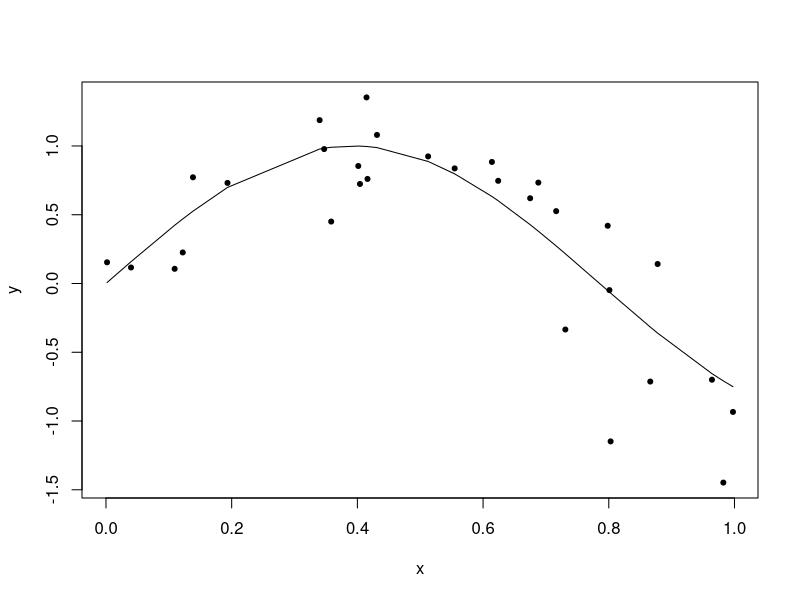
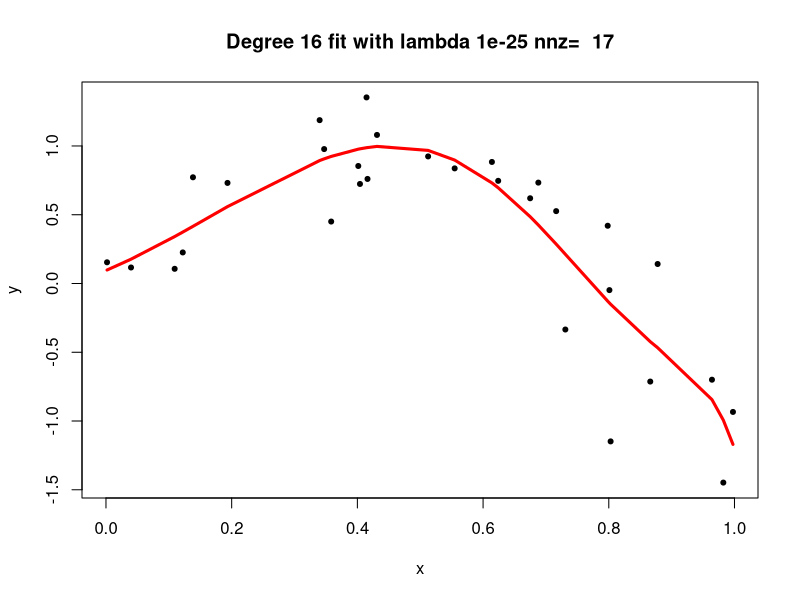
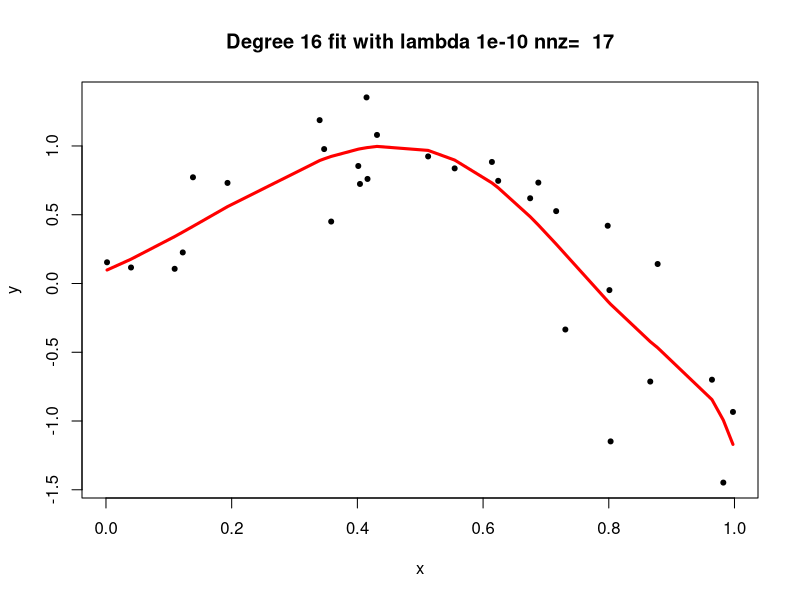
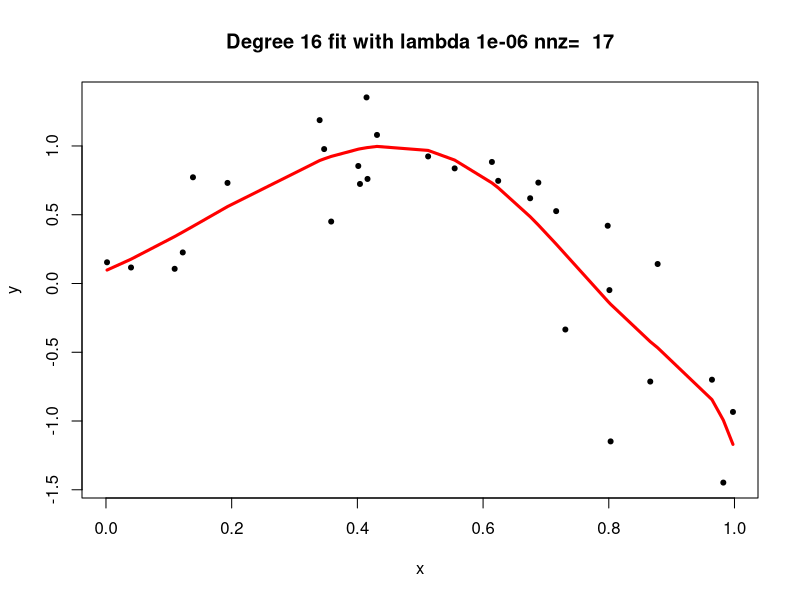
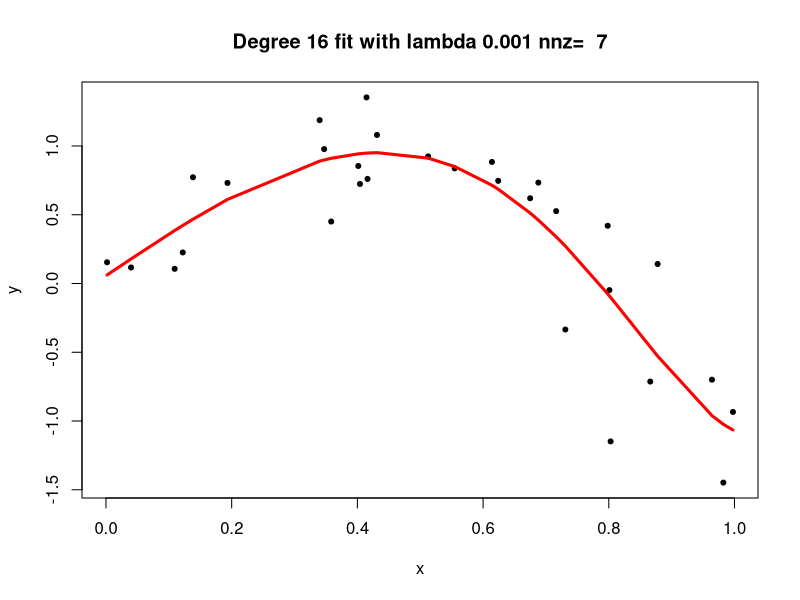
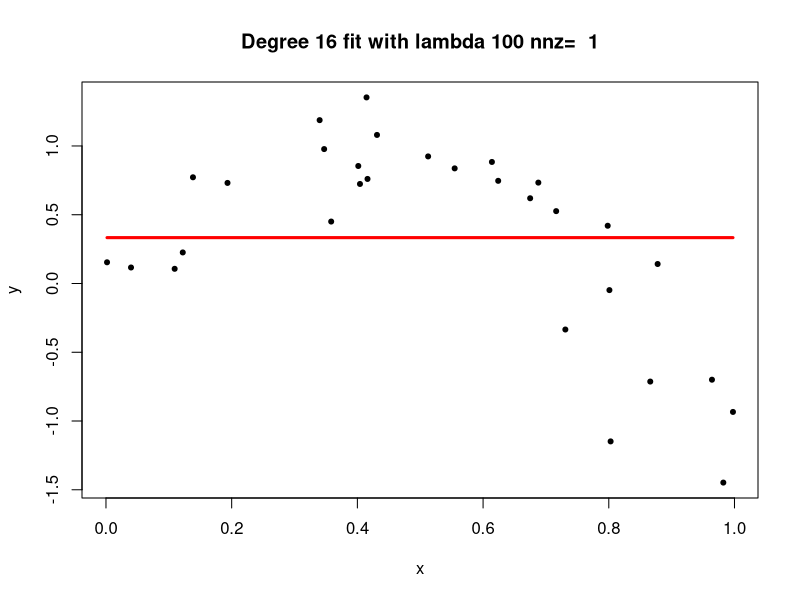

Write the R code that produced these figures, in order.
## ---- chunk 1
# create a random sample of 30 numbers in the interval [0,1)
x <- sort(runif(n = 30, min = 0, max = 1))
# evaluate y at each point x
y <- sin(4*x)
# add noise
e <- rnorm(30, 0, 1/3)
y <- y+e
# put into a data frame
data <- data.frame(x, y)
# visualise the data
plot(x = x, y = y, pch =20)
lines(x = x, y <- sin(4*x))

## poly_dataframe() accepts as input a data frame, a feature (the name of a single column in that data frame, wrapped in " "), and a degree, and returns a data frame whose consecutive columns are powers of the values of the feature, in increasing order up to the value of the entered degree
poly_dataframe <- function(dataframe, output, feature, degree){
        poly <- matrix(nrow = nrow(dataframe), ncol = degree)
        names<-vector()
        if (degree == 1){
                poly[,1] <- dataframe[[feature]]
                poly <- as.data.frame(poly)
                colnames(poly) <- "power_1"
        } else {
                columns <- vector()
                for (i in 1: degree){
                        names[i] <- paste("power_", i, sep = "")
                        poly[, i] <- dataframe[[feature]]^i
                        poly <- as.data.frame(poly)
                        colnames(poly) <- names
                        }
        }
        poly <-cbind(dataframe[[output]], poly)
        colnames(poly)[1]<-"output"
        poly
}
## ---- chunk 2
require("glmnet")
require("pracma")
# create a function similar to ridgefit()

lassofit<-function(dataframe, output, feature, degree, l2_penalty){
  data <- poly_dataframe(dataframe = dataframe, 
                         output = output, 
                         feature = feature, 
                         degree = degree)
  x <- model.matrix(output~., -1, data = data)
  y <- data$output
  fit <- glmnet(x, y, alpha = 1, lambda = l2_penalty, )
  plot(x = data$power_1, 
       y = data$output, 
       pch=20, 
       xlab = "x", 
       ylab = "y", 
       main = paste("Degree", degree, "fit with lambda", l2_penalty, "nnz= ", nnz(as.vector(coef(fit))) ))
  points(dataframe[[feature]], 
         predict.glmnet(object = fit, newx = x), 
         type ="l", 
         col ="red", 
         lwd =3)
  print(coef(fit))
}

# try with a bunch of l2 penalties

penalties <- c(1e-25, 1e-10, 1e-6, 1e-3, 1e2)
for (i in 1: length(penalties)){
        l2_penalty <- penalties[i]
        lassofit(dataframe = data, output = "y", feature = "x", degree = 16, l2_penalty = l2_penalty)
}
